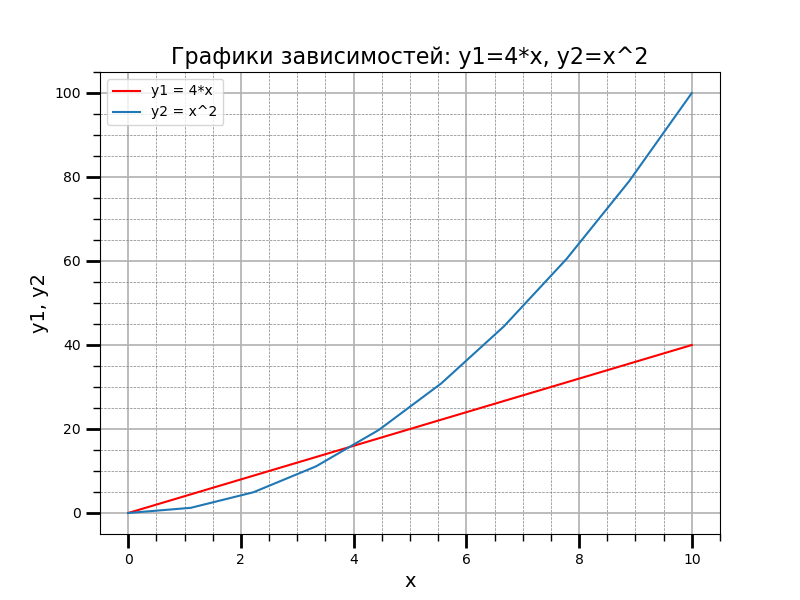

Reproduce this figure in Python.
import matplotlib.pyplot as plt
from matplotlib.ticker import (AutoMinorLocator)
import numpy as np

x = np.linspace(0, 10, 10)
y1 = 4*x
y2 = [i**2 for i in x]

fig, ax = plt.subplots(figsize=(8, 6))

ax.set_title("Графики зависимостей: y1=4*x, y2=x^2", fontsize=16)
ax.set_xlabel("x", fontsize=14)
ax.set_ylabel("y1, y2", fontsize=14)

ax.grid(which="major", linewidth=1.2)
ax.grid(which="minor", linestyle="--", color="gray", linewidth=0.5)

ax.plot(x, y1, c="red", label="y1 = 4*x")
ax.plot(x, y2, label="y2 = x^2")

ax.legend()

ax.xaxis.set_minor_locator(AutoMinorLocator())
ax.yaxis.set_minor_locator(AutoMinorLocator())

ax.tick_params(which='major', length=10, width=2)
ax.tick_params(which='minor', length=5, width=1)

plt.savefig("10_PLOT")

plt.show()